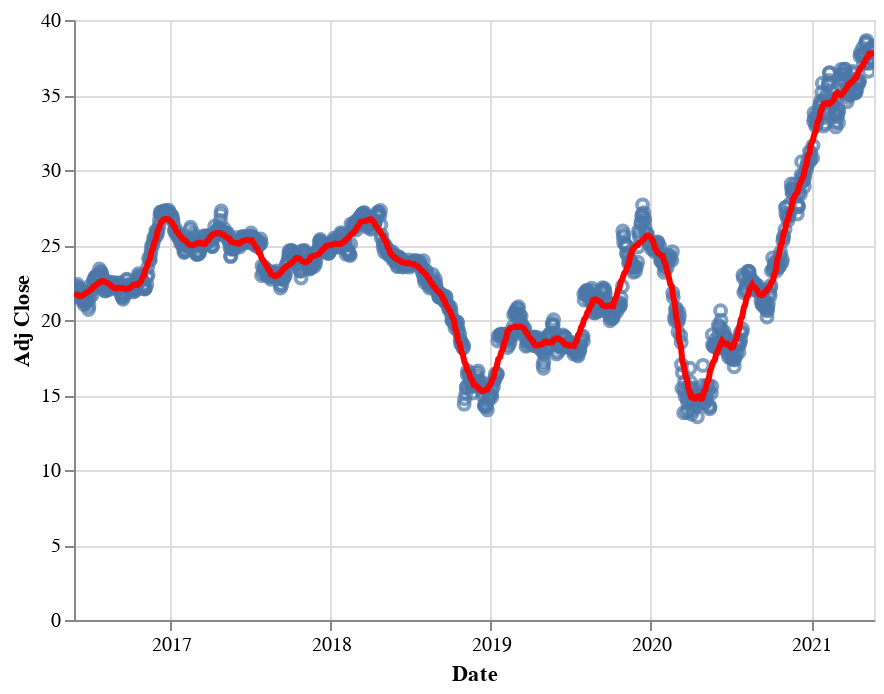

Source (notebook cell):
### Code cell
line = alt.Chart(yahoo_finance).mark_line( 
    color='red',
    size=3
).transform_window(
    rolling_mean='mean(Adj Close)', 
    frame=[-15, 15]
).encode( 
    x='Date:T',
    y='rolling_mean:Q'
)


points = alt.Chart(yahoo_finance).mark_point().encode(
    x='Date:T',
    y=alt.Y('Adj Close:Q',
            axis=alt.Axis(title='Adj Close'))
)

alt.layer(points + line).interactive()

### Figure 1 — Vega-Lite specification as saved in the notebook (floating-point values rounded to 4 significant figures; data arrays with more than 128 entries replaced by an {"elided": "..."} marker saying what was removed)
{"config": {"view": {"continuousWidth": 400, "continuousHeight": 300}}, "layer": [{"layer": [{"mark": "point", "encoding": {"x": {"type": "temporal", "field": "Date"}, "y": {"type": "quantitative", "axis": {"title": "Adj Close"}, "field": "Adj Close"}}, "selection": {"selector009": {"type": "interval", "bind": "scales", "encodings": ["x", "y"]}}}, {"mark": {"type": "line", "color": "red", "size": 3}, "encoding": {"x": {"type": "temporal", "field": "Date"}, "y": {"type": "quantitative", "field": "rolling_mean"}}, "transform": [{"window": [{"op": "mean", "field": "Adj Close", "as": "rolling_mean"}], "frame": [-15, 15]}]}]}], "data": {"name": "data-6bd9226e0e1a6d45bff3e0a2e0352738"}, "$schema": "https://vega.github.io/schema/vega-lite/v4.8.1.json", "datasets": {"data-6bd9226e0e1a6d45bff3e0a2e0352738": {"elided": "1258 records"}}}
